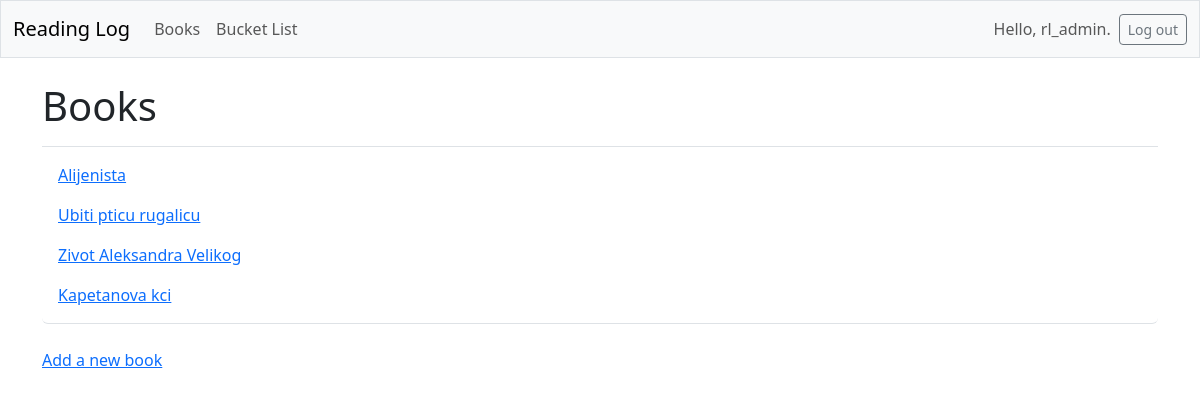
Before: /books/ (signed in) with the older database file.
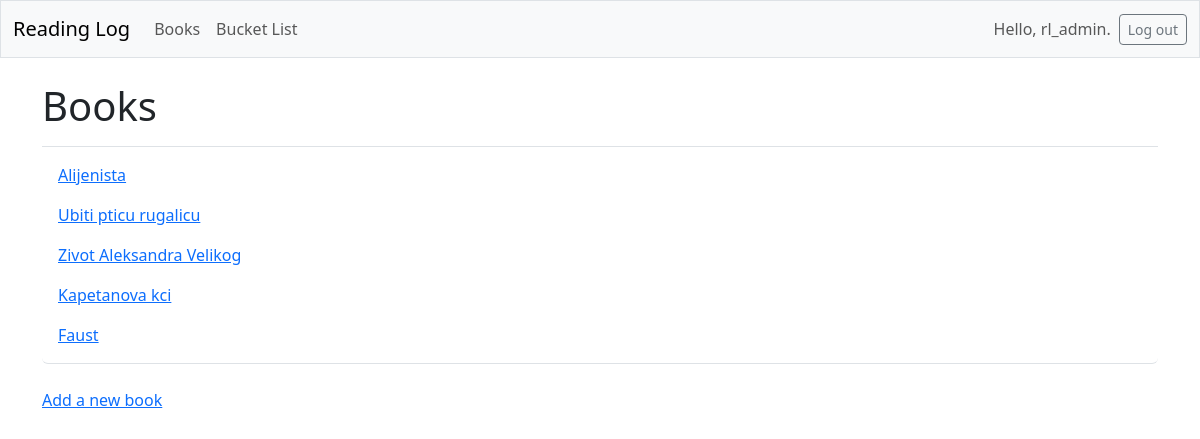
After: the same page with the newer database file.
### reading_log/models.py (models this page shows, shortened)
class Book(models.Model):
    text = models.CharField(max_length=200)
    date_added = models.DateTimeField(auto_now_add=True)
    owner = models.ForeignKey(User, on_delete=models.CASCADE)
    in_bucket_list = models.BooleanField(default=False)

### reading_log/views.py (the view)
# urls.py: path('books/', views.books, name='books'),
@login_required
def books(request):
    books = Book.objects.filter(owner=request.user, in_bucket_list=False).order_by('date_added')
    context = {'books': books}
    return render(request, 'reading_log/books.html', context)

### reading_log/templates/reading_log/books.html
{% extends 'reading_log/base.html' %}
{% block page_header %}
  <h1>Books</h1>
{% endblock page_header %}
{% block content %}
  <ul class="list-group border-bottom pb-2 mb-4">
    {% for book in books %}
      <li class="list-group-item border-0">
        <a href="{% url 'reading_log:book' book.id %}">
          {{ book.text }}</a>
      </li>
    {% empty %}
      <li class="list-group-item border-0">No books have been added yet.</li>
    {% endfor %}
  </ul>
  <a href="{% url 'reading_log:new_book' %}">Add a new book</a>
{% endblock content %}

Changed rows visible on the page:
added Book: text "Faust"
